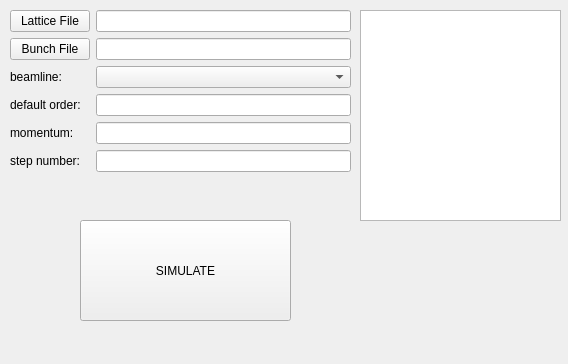
<?xml version="1.0" encoding="UTF-8"?>
<ui version="4.0">
 <class>ELE</class>
 <widget class="QWidget" name="ELE">
  <property name="geometry">
   <rect>
    <x>0</x>
    <y>0</y>
    <width>568</width>
    <height>364</height>
   </rect>
  </property>
  <property name="windowTitle">
   <string>Form</string>
  </property>
  <widget class="QWidget" name="formLayoutWidget">
   <property name="geometry">
    <rect>
     <x>10</x>
     <y>10</y>
     <width>341</width>
     <height>211</height>
    </rect>
   </property>
   <layout class="QFormLayout" name="formLayout">
    <property name="fieldGrowthPolicy">
     <enum>QFormLayout::AllNonFixedFieldsGrow</enum>
    </property>
    <item row="0" column="1">
     <widget class="QLineEdit" name="lineEdit"/>
    </item>
    <item row="2" column="0">
     <widget class="QLabel" name="label_3">
      <property name="text">
       <string>beamline:</string>
      </property>
     </widget>
    </item>
    <item row="3" column="0">
     <widget class="QLabel" name="label_4">
      <property name="text">
       <string>default order:</string>
      </property>
     </widget>
    </item>
    <item row="3" column="1">
     <widget class="QLineEdit" name="lineEdit_3"/>
    </item>
    <item row="4" column="0">
     <widget class="QLabel" name="label_5">
      <property name="text">
       <string>momentum:</string>
      </property>
     </widget>
    </item>
    <item row="4" column="1">
     <widget class="QLineEdit" name="lineEdit_4"/>
    </item>
    <item row="5" column="0">
     <widget class="QLabel" name="label_6">
      <property name="text">
       <string>step number:</string>
      </property>
     </widget>
    </item>
    <item row="5" column="1">
     <widget class="QLineEdit" name="lineEdit_5"/>
    </item>
    <item row="1" column="1">
     <widget class="QLineEdit" name="lineEdit_6"/>
    </item>
    <item row="0" column="0">
     <widget class="QPushButton" name="lte">
      <property name="text">
       <string>Lattice File</string>
      </property>
     </widget>
    </item>
    <item row="2" column="1">
     <widget class="QComboBox" name="comboBox"/>
    </item>
    <item row="1" column="0">
     <widget class="QPushButton" name="bun">
      <property name="text">
       <string>Bunch File</string>
      </property>
     </widget>
    </item>
   </layout>
  </widget>
  <widget class="QPushButton" name="sim">
   <property name="geometry">
    <rect>
     <x>80</x>
     <y>220</y>
     <width>211</width>
     <height>101</height>
    </rect>
   </property>
   <property name="text">
    <string>SIMULATE</string>
   </property>
  </widget>
  <widget class="QTextEdit" name="textEdit">
   <property name="geometry">
    <rect>
     <x>360</x>
     <y>10</y>
     <width>201</width>
     <height>211</height>
    </rect>
   </property>
  </widget>
 </widget>
 <resources/>
 <connections/>
</ui>
